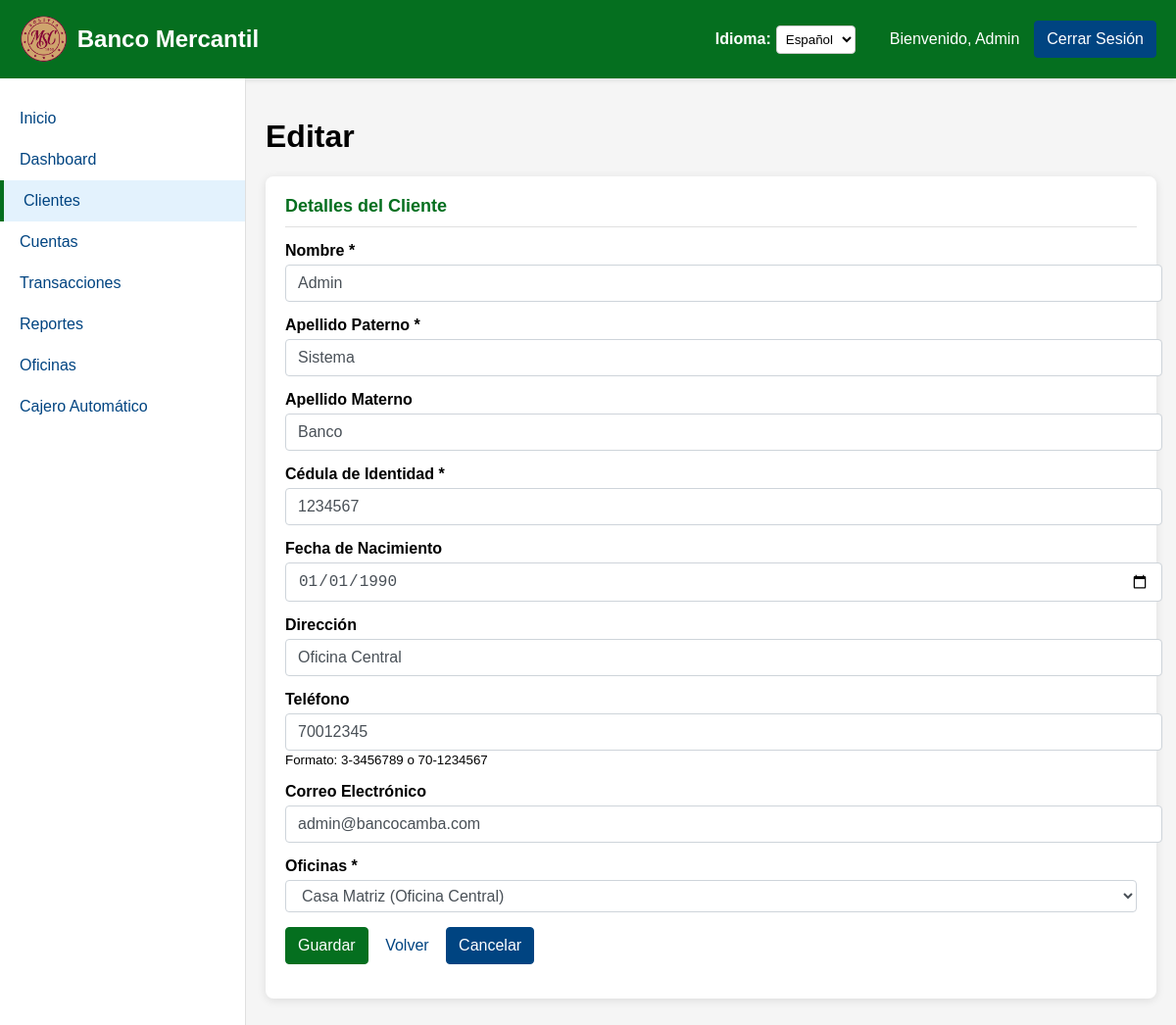
The page /index.php?controller=cliente&action=editar&id=1 (signed in) on the database its author committed.
### tables this page shows
CREATE TABLE persona (
    idPersona INT not null AUTO_INCREMENT,
    hash varchar(50) COMMENT 'hash',
    nombre VARCHAR(100) NOT NULL,
    apellidoMaterno VARCHAR(100) NOT NULL,
    apellidoPaterno VARCHAR(100) NOT NULL,
    direccion VARCHAR(255),
    telefono VARCHAR(20),
    email VARCHAR(100),
    fechaNacimiento DATE,
    ci VARCHAR(20),
    idOficina INT,
    CONSTRAINT PK_Persona PRIMARY KEY (idPersona),
    CONSTRAINT FK_Persona FOREIGN KEY (idOficina) REFERENCES oficina (idOficina)
);

CREATE TABLE oficina (
    idOficina INT not null AUTO_INCREMENT,
    hash varchar(50) COMMENT 'hash',
    central BOOLEAN NOT NULL,
    nombre VARCHAR(100) NOT NULL,
    direccion VARCHAR(255) NOT NULL,
    telefono VARCHAR(20),
    CONSTRAINT PK_Oficina PRIMARY KEY (idOficina)
);

### controllers/ClienteController.php (called while the page is built, shortened)
<?php
class ClienteController {
    private $db;
    private $session;
    public function __construct() {
        $database = new Database();
        $this->db = $database->connect();
        $this->session = new Session();
    }
    public function editar() {
        global $lang;
        $idCliente = (int)$_GET['id'];
        $cliente = new Cliente($this->db);
        $cliente->idPersona = $idCliente;
        if (!$cliente->obtenerUno()) {
            $this->session->setFlashMessage('error', $lang['client_not_found']);
            header('Location: index.php?controller=cliente&action=listar');
            exit;
        }
        $oficina = new Oficina($this->db);
        $result = $oficina->obtenerTodas();
        $oficinas = $result->fetchAll(PDO::FETCH_ASSOC);
        include_once 'views/main.php';
    }
}
?>

### config/database.php (called while the page is built, shortened)
<?php
class Database {
    private $host = 'localhost';
    private $db_name = 'banca-mercantil';
    private $username = 'root';
    private $password = '';
    public function connect() {
        $this->conn = null;
        try {
            $this->conn = new PDO(
                'mysql:host=' . $this->host . ';dbname=' . $this->db_name,
                $this->username,
                $this->password
            );
            $this->conn->setAttribute(PDO::ATTR_ERRMODE, PDO::ERRMODE_EXCEPTION);
            $this->conn->exec("SET NAMES utf8");
        } catch(PDOException $e) {
            echo 'Connection Error: ' . $e->getMessage();
        }
        return $this->conn;
    }
}
?>

### models/Cliente.php (called while the page is built, shortened)
<?php
class Cliente {
    private $conn;
    public $idPersona;
    public function __construct($db) {
        $this->conn = $db;
    }
    public function obtenerUno() {
        $query = "SELECT p.*, o.nombre as oficina_nombre
                 FROM Persona p
                 INNER JOIN Oficina o ON p.idOficina = o.idOficina
                 WHERE p.idPersona = :id";
        $stmt = $this->conn->prepare($query);
        $stmt->bindParam(':id', $this->idPersona);
        $stmt->execute();
        $row = $stmt->fetch(PDO::FETCH_ASSOC);
        if ($row) {
            $this->nombre = $row['nombre'];
            $this->apellidoPaterno = $row['apellidoPaterno'];
            $this->apellidoMaterno = $row['apellidoMaterno'];
            $this->direccion = $row['direccion'];
            $this->telefono = $row['telefono'];
            $this->email = $row['email'];
            $this->fechaNacimiento = $row['fechaNacimiento'];
            $this->ci = $row['ci'];
            $this->idOficina = $row['idOficina'];
            return true;
        }
        return false;
    }
}
?>

### models/Oficina.php (called while the page is built, shortened)
<?php
class Oficina {
    private $conn;
    public function __construct($db) {
        $this->conn = $db;
    }
    public function obtenerTodas() {
        $query = "SELECT * FROM Oficina ORDER BY central DESC, nombre ASC";
        $stmt = $this->conn->prepare($query);
        $stmt->execute();
        return $stmt;
    }
}
?>

### views/clientes/editar.php (the view, shortened to what this page needs)
<h1><?php echo $lang['edit']; ?></h1>
<div class="card">
    <div class="card-header"><?php echo $lang['client_details']; ?></div>
    <div class="card-body">
        <form method="POST" action="index.php?controller=cliente&action=editar&id=<?php echo $cliente->idPersona; ?>" class="needs-validation">
            <div class="row">
                <div class="col-md-6">
                    <div class="form-group">
                        <label for="nombre" class="form-label"><?php echo $lang['name']; ?> <span class="text-danger">*</span></label>
                        <input type="text" class="form-control" id="nombre" name="nombre" value="<?php echo htmlspecialchars($cliente->nombre); ?>" required>
                    </div>
                </div>
                <div class="col-md-6">
                    <div class="form-group">
                        <label for="apellidoPaterno" class="form-label"><?php echo $lang['paternal_last_name']; ?> <span class="text-danger">*</span></label>
                        <input type="text" class="form-control" id="apellidoPaterno" name="apellidoPaterno" value="<?php echo htmlspecialchars($cliente->apellidoPaterno); ?>" required>
                    </div>
                </div>
                <div class="col-md-6">
                    <div class="form-group">
                        <label for="apellidoMaterno" class="form-label"><?php echo $lang['maternal_last_name']; ?></label>
                        <input type="text" class="form-control" id="apellidoMaterno" name="apellidoMaterno" value="<?php echo htmlspecialchars($cliente->apellidoMaterno); ?>">
                    </div>
                </div>
                <div class="col-md-6">
                    <div class="form-group">
                        <label for="ci" class="form-label"><?php echo $lang['id_number']; ?> <span class="text-danger">*</span></label>
                        <input type="text" class="form-control" id="ci" name="ci" value="<?php echo htmlspecialchars($cliente->ci); ?>" required>
                    </div>
                </div>
                <div class="col-md-6">
                    <div class="form-group">
                        <label for="fechaNacimiento" class="form-label"><?php echo $lang['birth_date']; ?></label>
                        <input type="date" class="form-control" id="fechaNacimiento" name="fechaNacimiento" value="<?php echo $cliente->fechaNacimiento; ?>">
                    </div>
                </div>
                <div class="col-md-6">
                    <div class="form-group">
                        <label for="direccion" class="form-label"><?php echo $lang['address']; ?></label>
                        <input type="text" class="form-control" id="direccion" name="direccion" value="<?php echo htmlspecialchars($cliente->direccion); ?>">
                    </div>
                </div>
                <div class="col-md-6">
                    <div class="form-group">
                        <label for="telefono" class="form-label"><?php echo $lang['phone']; ?></label>
                        <input type="tel" class="form-control" id="telefono" name="telefono" pattern="[0-9]{1,3}-[0-9]{7,8}" value="<?php echo htmlspecialchars($cliente->telefono); ?>">
                        <small class="form-text text-muted">Formato: 3-3456789 o 70-1234567</small>
                    </div>
                </div>
                <div class="col-md-6">
                    <div class="form-group">
                        <label for="email" class="form-label"><?php echo $lang['email']; ?></label>
                        <input type="email" class="form-control" id="email" name="email" value="<?php echo htmlspecialchars($cliente->email); ?>">
                    </div>
                </div>
                <div class="col-md-6">
                    <div class="form-group">
                        <label for="idOficina" class="form-label"><?php echo $lang['branches']; ?> <span class="text-danger">*</span></label>
                        <select class="form-control" id="idOficina" name="idOficina" required>
                            <?php foreach ($oficinas as $oficina): ?>
                                <option value="<?php echo $oficina['idOficina']; ?>" <?php echo ($cliente->idOficina == $oficina['idOficina']) ? 'selected' : ''; ?>>
                                    <?php echo $oficina['nombre']; ?>
                                    <?php if ($oficina['central']): ?>
                                        (<?php echo $lang['central_office']; ?>)
                                    <?php endif; ?>
                                </option>
                            <?php endforeach; ?>
                        </select>
                    </div>
                </div>
            </div>
            <div class="form-group mt-3 text-center">
                <button type="submit" class="btn btn-primary"><?php echo $lang['save']; ?></button>
                <a href="index.php?controller=cliente&action=ver&id=<?php echo $cliente->idPersona; ?>" class="btn btn-info"><?php echo $lang['back']; ?></a>
                <a href="index.php?controller=cliente&action=listar" class="btn btn-secondary"><?php echo $lang['cancel']; ?></a>
            </div>
        </form>
    </div>
</div>

### assets/css/styles.css (style rules this page uses)
:root { --primary-color: #056f1f; --secondary-color: #004481; --light-color: #ffffff; --border-color: #e0e0e0; --hover-color: #033d11; --danger-color: #dc3545; --success-color: #28a745; --warning-color: #ffc107; --info-color: #17a2b8; }
body { font-family: 'Arial', sans-serif; background-color: #f5f5f5; margin: 0; padding: 0; min-height: 100vh; }
a { color: var(--secondary-color); text-decoration: none; }
.card { background-color: var(--light-color); border-radius: 8px; box-shadow: 0 2px 10px rgba(0,0,0,0.1); padding: 20px; margin-bottom: 20px; }
.card-header { font-size: 18px; font-weight: bold; margin-bottom: 15px; color: var(--primary-color); border-bottom: 1px solid var(--border-color); padding-bottom: 10px; }
.btn { display: inline-block; font-weight: 400; text-align: center; white-space: nowrap; vertical-align: middle; user-select: none; border: 1px solid transparent; padding: 0.375rem 0.75rem; font-size: 1rem; line-height: 1.5; border-radius: 0.25rem; transition: color 0.15s ease-in-out, background-color 0.15s ease-in-out, border-color 0.15s ease-in-out, box-shadow 0.15s ease-in-out; cursor: pointer; }
.btn-primary { color: #fff; background-color: var(--primary-color); border-color: var(--primary-color); }
.btn-secondary { color: #fff; background-color: var(--secondary-color); border-color: var(--secondary-color); }
.form-group { margin-bottom: 15px; }
.form-label { display: block; margin-bottom: 5px; font-weight: bold; }
.form-control { display: block; width: 100%; padding: 0.375rem 0.75rem; font-size: 1rem; line-height: 1.5; color: #495057; background-color: #fff; background-clip: padding-box; border: 1px solid #ced4da; border-radius: 0.25rem; transition: border-color 0.15s ease-in-out, box-shadow 0.15s ease-in-out; }

### rows shown on the page
persona: nombre "Admin", apellidoPaterno "Sistema", apellidoMaterno "Banco", ci "1234567", fechaNacimiento "01/01/1990", direccion "Oficina Central", telefono "70012345", email "admin@bancocamba.com", idOficina "Casa Matriz (Oficina Central)"

### other values the page prints
$lang['welcome'] "Bienvenido"
$_SESSION['nombre'] "Admin"
$lang['logout'] "Cerrar Sesión"
$lang['home'] "Inicio"
$lang['dashboard'] "Dashboard"
$lang['clients'] "Clientes"
$lang['accounts'] "Cuentas"
$lang['transactions'] "Transacciones"
$lang['reports'] "Reportes"
$lang['branches'] "Oficinas"
$lang['atm'] "Cajero Automático"
$lang['edit'] "Editar"
$lang['client_details'] "Detalles del Cliente"
$lang['name'] "Nombre"
$lang['paternal_last_name'] "Apellido Paterno"
